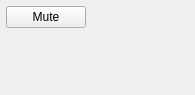
<?xml version="1.0" encoding="UTF-8"?>
<ui version="4.0">
 <class>AudioOutputWidget</class>
 <widget class="QWidget" name="AudioOutputWidget">
  <property name="geometry">
   <rect>
    <x>0</x>
    <y>0</y>
    <width>195</width>
    <height>95</height>
   </rect>
  </property>
  <property name="windowTitle">
   <string>Form</string>
  </property>
  <layout class="QGridLayout" name="gridLayout">
   <property name="margin">
    <number>6</number>
   </property>
   <item row="0" column="2" colspan="2">
    <spacer name="horizontalSpacer">
     <property name="orientation">
      <enum>Qt::Horizontal</enum>
     </property>
     <property name="sizeHint" stdset="0">
      <size>
       <width>53</width>
       <height>20</height>
      </size>
     </property>
    </spacer>
   </item>
   <item row="1" column="0" colspan="4">
    <spacer name="verticalSpacer">
     <property name="orientation">
      <enum>Qt::Vertical</enum>
     </property>
     <property name="sizeHint" stdset="0">
      <size>
       <width>180</width>
       <height>43</height>
      </size>
     </property>
    </spacer>
   </item>
   <item row="0" column="0">
    <widget class="QPushButton" name="muteButton">
     <property name="text">
      <string>Mute</string>
     </property>
     <property name="icon">
      <iconset resource="../../mavground.qrc">
       <normaloff>:/images/status/audio-volume-muted.svg</normaloff>:/images/status/audio-volume-muted.svg</iconset>
     </property>
     <property name="iconSize">
      <size>
       <width>16</width>
       <height>16</height>
      </size>
     </property>
    </widget>
   </item>
  </layout>
 </widget>
 <resources>
  <include location="../../mavground.qrc"/>
 </resources>
 <connections/>
</ui>
